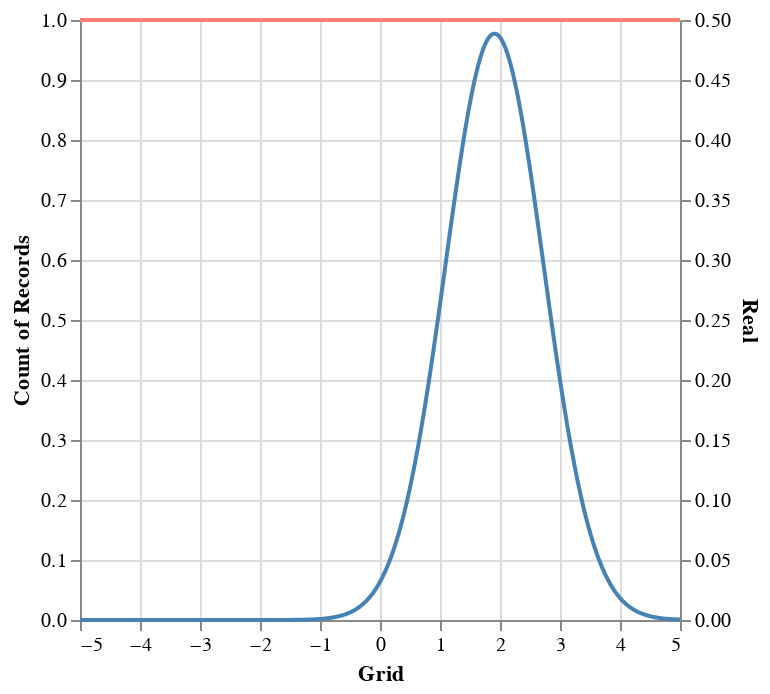

Notebook code cell kept with this figure:
### Code cell
points = dfn |> vl"""
{
      "layer": [
        {
          "mark": {"type": "line", "color": "salmon"},
          "encoding": {
            "x": {"type": "quantitative", "field": "Grid"},
            "y": {
              "type": "quantitative",
              "aggregate": "count",
              "field": "Theta"
            }
          }
        },
        {
          "mark": {"type": "line", "color": "steelblue"},
          "encoding": {
            "x": {"type": "quantitative", "field": "Grid"},
            "y": {
              "type": "quantitative",
              "field": "Real"
            }
          }
        }
      ],
      "resolve": {"scale": {"y": "independent", "x": "shared"}}
}"""

### Figure 1 — Vega-Lite specification as saved in the notebook (floating-point values rounded to 4 significant figures; data arrays with more than 128 entries replaced by an {"elided": "..."} marker saying what was removed)
{"data": {"values": {"elided": "1000 records"}}, "layer": [{"encoding": {"x": {"field": "Grid", "type": "quantitative"}, "y": {"aggregate": "count", "field": "Theta", "type": "quantitative"}}, "mark": {"color": "salmon", "type": "line"}}, {"encoding": {"x": {"field": "Grid", "type": "quantitative"}, "y": {"field": "Real", "type": "quantitative"}}, "mark": {"color": "steelblue", "type": "line"}}], "resolve": {"scale": {"x": "shared", "y": "independent"}}}
